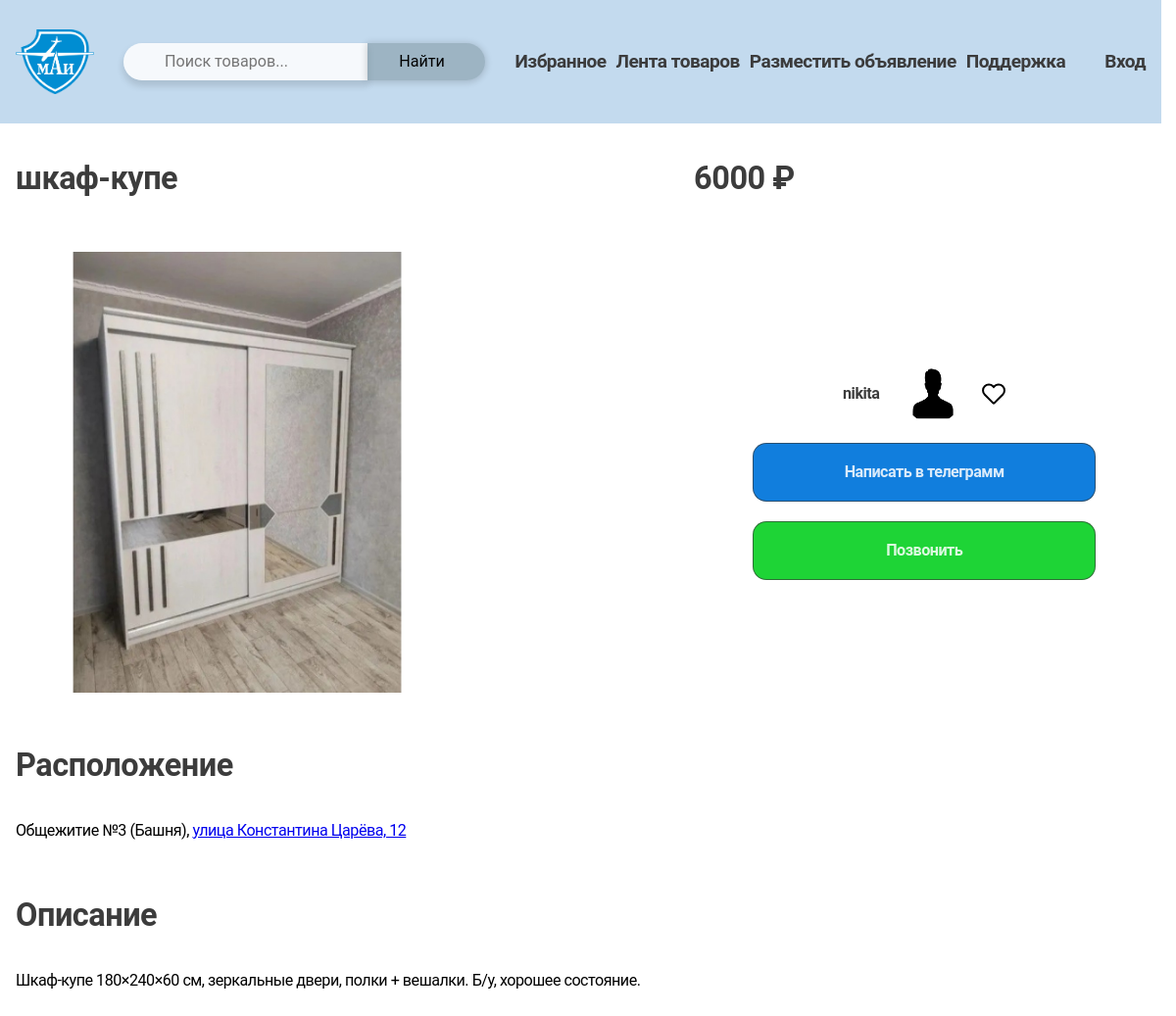
Page /goods/ad/shkaf-kupe/ on the committed database.
### goods/models.py (models this page shows, shortened)
class Goods(models.Model):  # модель таблицы товаров
    name = models.CharField(max_length=127, unique=True, db_index=True, verbose_name='Название')
    slug = models.SlugField(max_length=127, unique=True, verbose_name='URL')
    description = models.TextField(blank=True, null=True, verbose_name='Описание')
    image = models.ImageField(upload_to=upload_to, blank=True, null=True, verbose_name='Изображение')
    price = models.PositiveIntegerField(default=0, db_index=True, verbose_name='Цена')
    category = models.ForeignKey(to=Categories, on_delete=models.PROTECT, verbose_name='Категория')
    seller = models.ForeignKey(get_user_model(), on_delete=models.CASCADE, verbose_name='Продавец')
    condition = models.ForeignKey(to=Condition, on_delete=models.PROTECT, verbose_name='Состояние')
    is_published = models.BooleanField(default=True)
    time_create = models.DateTimeField(auto_now_add=True)
    time_update = models.DateTimeField(auto_now=True)
    address = models.ForeignKey(to=Address, on_delete=models.CASCADE, blank=True, null=True, verbose_name='Адрес')
    class Meta:
        ordering = ['-time_create']
        db_table = 'goods'
        verbose_name = 'Товар'
        verbose_name_plural = 'Товары'

class Address(models.Model): # модель таблицы адресов товаров
    name = models.CharField(max_length=127, unique=True, db_index=True, verbose_name='Название')
    slug = models.SlugField(max_length=127, unique=True, blank=True, null=True, verbose_name='slug')
    address = models.CharField(max_length=127, unique=True, verbose_name='Адрес')
    link_to_map = models.URLField(max_length=127, unique=True, verbose_name='Ссылка на карту')
    class Meta:
        db_table = 'address'
        verbose_name = 'Адррес'
        verbose_name_plural = 'Адреса'

### users/models.py (models this page shows)
class User(AbstractUser):
    email = models.EmailField(unique=True, verbose_name='Email')
    photo = models.ImageField(upload_to=upload_to, blank=True, null=True, verbose_name="Фотография")
    number = models.PositiveBigIntegerField(blank=True, null=True, verbose_name='Контактный телефон')
    telegram = models.SlugField(null=True, blank=True, verbose_name='Ссылка на телеграмм')
    def get_absolute_url(self):
        return reverse('users:profile', kwargs={'user_id': self.id})

### goods/views.py (the view)
# urls.py: path('ad/<slug:ad_slug>/', views.show_ad, name='ad'),
def show_ad(request, ad_slug):
    ad = get_object_or_404(Goods, slug=ad_slug)
    context = {
        'ad': ad,
        'title': ad.name
    }
    if request.user.is_authenticated:
        if Favorites.objects.filter(user=request.user, product=ad).exists():
            ad.is_favorite = 'is-active'
        else:
            ad.is_favorite = ''
    return render(request, 'goods/product-card.html', context)

### goods/templates/goods/product-card.html (shortened to what this page needs)
{% extends 'base.html' %}
{% load static %}
{% block content %}
<main class="main">
    <section class="section container">
      <div class="section__body">
        <div class="product-card">
            <div class="product-card__header">
                <h1 class="product-card__name h3">{{ ad.name }}</h1>
                <p class="product-card__price h3">{{ ad.price }} ₽ </p>
            </div>
            <div class="product-card__body">
                <div class="product-card__photo">
                    {% if ad.image %}
                    <img class="product-card__image" src="{{ ad.image.url }}" alt="" width="662" height="450">
                    {% endif %}
                </div>
                <div class="product-card__aside">
                    <div class="product-card__link">
                        <a class="product-card__aside-profile" href="{{ ad.seller.get_absolute_url }}">
                            <p>{{ ad.seller.username }}</p>
                            {% if ad.seller.photo %}
                            <img class="product-card__aside-profile-image" src="{{ ad.seller.photo.url }}" alt="" width="60" height="60">
                            {% else %}
                            <img class="product-card__aside-profile-image" src="{% static 'main/img/anonim.png' %}" alt="" width="60" height="60">
                            {% endif %}
                        </a>
                        <span id="{{ ad.id }}" class="goods-card__icon icon icon--heart {{ ad.is_favorite }}" data-js-favorite-product>
                        </span>
                    </div>
                    {% if user == ad.seller %}
                    <a class="product-card__redact-icon button" href="{% url 'goods:edit' ad.slug %}">
                        <p>Редактировать</p>
                    </a>
                    {% else %}
                    <a href="https://t.me/{{ ad.seller.telegram }}" class="product-card__aside-button button button--blue">Написать в телеграмм</a>
                    <a class="product-card__aside-button button button--green product-card__aside-button--call" href="/">Позвонить</a>
                    {% endif %}
                </div>
            </div>
            <div class="product-card__address">
                <h2 class="h3">Расположение</h2>
                <p>
                    {{ ad.address.name }},
                    <a href="{{ ad.address.link_to_map }}" target="_blank" rel="noopener noreferrer">
                        {{ ad.address.address }}
                    </a>
                </p>
            </div>
            <div class="product-card__description">
                <h2 class="h3">Описание</h2>
                <p>
                    {{ad.description}}
                </p>
            </div>
        </div>
      </div>
    </section>
</main>
{% endblock %}

### main/static/main/css/main.css (style rules this page uses)
body, :where(blockquote, figure):where([class]) { margin: 0; }
:where(h1, h2, h3, h4, h5, h6, p, ul, ol, dl):where([class]) { margin-block: 0; }
p { --paragraphMarginBottom: 24px; margin-block: 0; }
p:where(:not([class]):not(:last-child)) { margin-bottom: var(--paragraphMarginBottom); }
img, video { display: block; max-width: 100%; height: auto; }
html { height: 100%; scrollbar-gutter: stable; }
html, :has(:target) { scroll-behavior: smooth; }
body { min-height: 100%; line-height: 1.5; }
a:where([class]) { display: inline-flex; }
:where([stroke]:not([stroke=none], [stroke^=url])) { stroke: currentColor; }
:root { --color-bg-base: #c3daee; --color-light: #ffffffd8; --color-dark: #363636f8; --color-red: rgb(255, 0, 0); --color-accaent: #64798165; --transition-duration: 0.2s; --border: 0.0625rem solid var(--color-dark); --font-family-base: "Roboto", sans-serif; --container-width: 1600px; --container-padding-x: 1rem; --container-padding-Y: 4.375rem; --transition-duration: 0.2s; }
@media (width <= 90.06125rem) { :root { --container-width: 80rem; --container-padding-Y: 2.5rem; } }
body { font-size: clamp(0.875rem, 0.8112745098rem + 0.2614379085vw, 1.125rem); display: flex; flex-direction: column; font-family: var(--font-family-base); font-weight: 400; letter-spacing: -0.03em; color: black; background-color: var(--color-light); }
main { flex-grow: 1; }
h1, .h1, h2, .h2, h3, .h3, h4, .h4, h5, .h5, h6, .h6 { color: var(--color-dark); }
h1, .h1, h2, .h2, h3, .h3 { font-weight: 700; }
h1, .h1 { font-size: clamp(1.875rem, 1.237745098rem + 2.614379085vw, 4.375rem); line-height: 1.2; }
h2, .h2 { font-size: clamp(1.75rem, 1.2720588235rem + 1.9607843137vw, 3.625rem); line-height: 1.3; }
h3, .h3 { font-size: clamp(1.5rem, 1.2450980392rem + 1.045751634vw, 2.5rem); line-height: 1.5; }
a, button, label, input, textarea, select, svg * { transition-duration: var(--transition-duration); }
.container { max-width: calc(var(--container-width) + (var(--container-padding-x)) * 2); margin-inline: auto; padding-inline: var(--container-padding-x); }
.button { width: 100%; max-width: 21.875rem; height: 3.75rem; border-radius: 14px; font-weight: 700; color: var(--color-dark); border: 0.0625rem solid rgba(54, 54, 54, 0.631372549); background-color: rgb(255, 255, 255); display: flex; align-items: center; justify-content: center; text-decoration: none; }
.button--blue, .button--green { color: var(--color-light); }
.button--blue { background-color: #117edd; }
.button--green { background-color: rgb(30, 212, 54); }
.icon { display: flex; align-items: center; }
.icon--heart { transition: fill 0.3s ease; }
.section { padding-block: 2rem; }
.product-card { display: flex; flex-direction: column; align-items: start; row-gap: 3.125rem; }
.product-card__header { width: 100%; display: flex; column-gap: 21.875rem; align-items: center; }
.product-card__name { max-width: 41.375rem; }
.product-card__body { width: 100%; display: grid; grid-template-columns: repeat(2, 1fr); column-gap: 18.75rem; }
@media (width <= 90.06125rem) { .product-card__body { column-gap: 15.625rem; } }
.product-card__image { height: 28.125rem; object-fit: contain; }
.product-card__aside { display: flex; flex-direction: column; row-gap: 1.25rem; align-items: center; justify-content: center; }
.product-card__price { width: 50%; text-align: center; padding-right: 5.625rem; }
@media (width <= 90.06125rem) { .product-card__price { padding-right: 7.5rem; } }
.product-card__link { display: flex; align-items: center; column-gap: 1.25rem; }
.product-card__aside-profile { text-decoration: none; color: var(--color-dark); font-weight: 600; align-items: center; column-gap: 1.5625rem; }
.product-card__aside-profile p { margin: 0; }
.product-card__aside-profile-image { width: 3.75rem; height: 3.75rem; border-radius: 50%; }
.product-card__address, .product-card__description { max-width: 46.875rem; display: flex; flex-direction: column; row-gap: 1.875rem; }

### rows in the picture
Goods: name "шкаф-купе", price "6000", image (picture), seller.username "nikita", address.name "Общежитие №3 (Башня)", address.address "улица Константина Царёва, 12", description "Шкаф-купе 180×240×60 см, зеркальные двери, полки + вешалки. Б/у, хорошее состояние."
